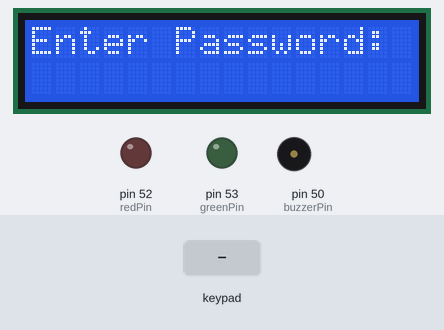
Simulated run of this sketch. Board: Arduino Mega 2560, built with avr-gcc and run on an emulated ATmega2560. On the bench: 16×2 character LCD, output pins drawn as LEDs (lit = HIGH), buzzer (waves = sounding, pin HIGH). Inputs (shaded band) come from the test bench.

Above: at 1.2 s.
1.3 s: keypad keys 1 2 3 4 pressed 0.4 s apart
At 2.8 s:
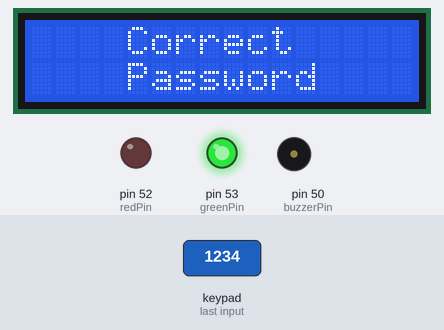
5.9 s: keypad keys 1 3 9 7 pressed 0.4 s apart
At 7.4 s:
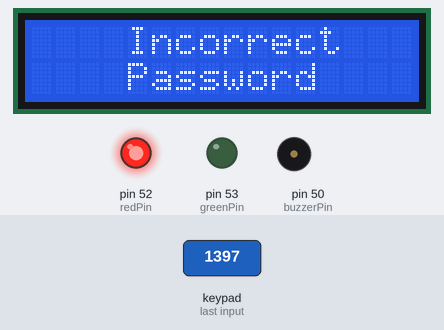
10.5 s: key '2' pressed
At 11.2 s:
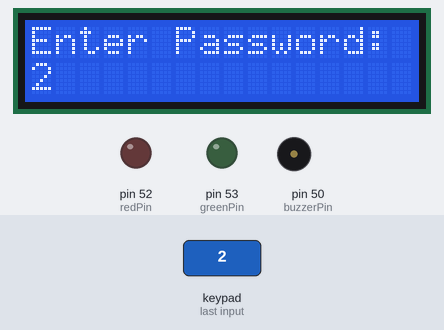
12.0 s: key '1' pressed
At 12.3 s:
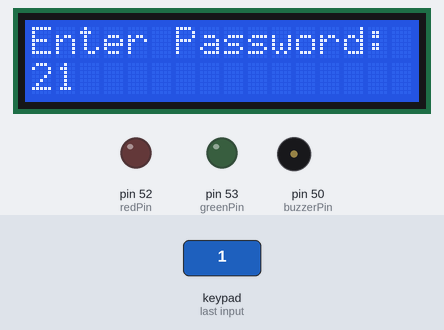
Timing chart, 0 to 14.5 s (numbered marks = the images above; inputs shaded):
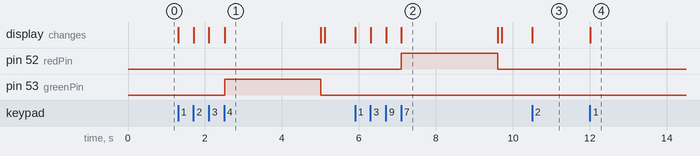

Measured:
- after the input at 1.3 s, pin 53 (greenPin): LOW → HIGH after 1.2 s, → LOW 2.5 s later; the display: first changes at once (image 1 shows a later state)
- after the input at 5.9 s, pin 52 (redPin): LOW → HIGH after 1.2 s, → LOW 2.5 s later; the display: first changes at once (image 2 shows a later state)
- after the input at 10.5 s, the display: changes at once (image 3)
- after the input at 12.0 s, the display: changes at once (image 4)
- what the display in image 1 shows lasts 2.5 s, from 2.5 s to 5.0 s

The sketch:

KEYPAD.ino
```cpp
#include <Keypad.h>
#include <LiquidCrystal.h>

const byte ROWS = 3;
const byte COLS = 3;

char hexaKeys[ROWS][COLS] = {
    {'1', '2', '3'},
    {'4', '5', '6'},
    {'7', '8', '9'}
};
byte rowPins[ROWS] = {7, 6, 5};
byte colPins[COLS] = {4, 3, 2};

Keypad customKeypad = Keypad(makeKeymap(hexaKeys), rowPins, colPins, ROWS, COLS);

#define password_length 5

char data[password_length];
char passcode[password_length] = "1234";

byte count = 0, tries = 3, i;
char customKey;

LiquidCrystal lcd(8, 9, 10, 11, 12, 13);

int greenPin = 53;
int redPin = 52;
int buzzerPin = 50;

void setup()
{
  Serial.begin(9600);
  lcd.begin(16, 2);
  pinMode(greenPin, OUTPUT);
  pinMode(redPin, OUTPUT);
  pinMode(buzzerPin, OUTPUT);
}

void loop()
{
  lcd.setCursor(0, 0);
  lcd.print("Enter Password:");
  customKey = customKeypad.getKey();
  if (customKey) {
    data[count] = customKey;
    lcd.setCursor(count, 1);
    lcd.print(data[count]);
    count++;
  }
  if (count == password_length - 1) {
    lcd.clear();
    if (!strcmp(data, passcode)) {
      lcd.print("    Correct");
      lcd.setCursor(0,1);
      lcd.print("    Password");
      tries = 3;
      digitalWrite(greenPin, HIGH);
      delay(2500);
      digitalWrite(greenPin, LOW);
    }
    else {
      lcd.print("    Incorrect");
      lcd.setCursor(0,1);
      lcd.print("    Password");
      tries = tries - 1;
      digitalWrite(redPin, HIGH);
      delay(2500);
      digitalWrite(redPin, LOW);
    }
    lcd.clear();
    delay(100);
    if(tries == 0)
    {
      lcd.print("Maximum attempts");
      lcd.setCursor(0,1);
      lcd.print("reached ");
      digitalWrite(redPin, HIGH);
      for(i = 10; i > 0; i--)
      {
        lcd.setCursor(8,1);
        if(i == 10)
        {
          lcd.print(i);
        }
        else
        {
          lcd.print("0");
          lcd.print(i);
        }
        if(i % 2 == 0)
        {
          digitalWrite(buzzerPin, HIGH);
        }
        else
        {
          digitalWrite(buzzerPin, LOW);
        }
        delay(1000);
      }
      digitalWrite(redPin, LOW);
    }
    lcd.clear();
    clearData();
  }
}

void clearData() {
  while (count != 0) {
    data[count--] = 0;
  }
  return;
}
```
